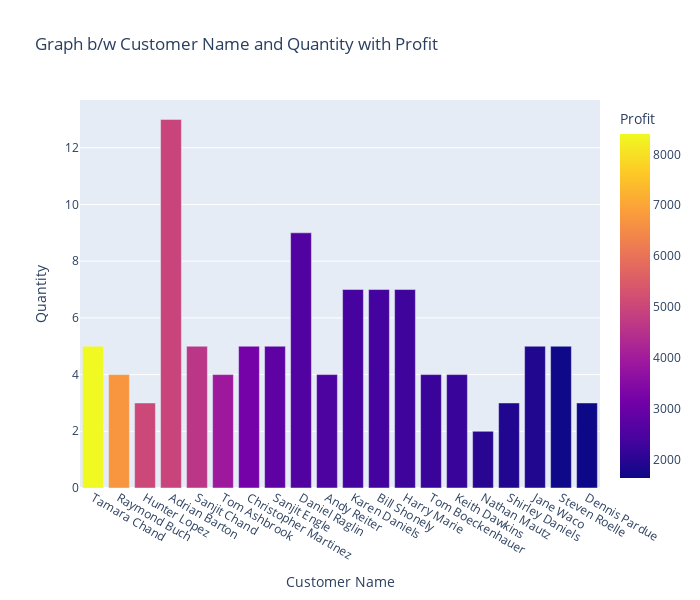

The cell this chart's notebook holds for it:
### Code cell
### graph b/w Customer Name and Quantity with Profit
fig = px.bar(csv.head(20),x='Customer Name',y='Quantity',color='Profit',hover_data=['Discount','Category']
             ,width=700,height=600,title='Graph b/w Customer Name and Quantity with Profit')
fig.show()

### Figure 1 — Plotly figure (JSON) as saved in the notebook; plotly's stock layout.template omitted (floating-point values rounded to 4 significant figures)
{"data": [{"alignmentgroup": "True", "customdata": [[0, "Technology"], [0, "Technology"], [0, "Technology"], [0, "Office Supplies"], [0, "Office Supplies"], [0.2, "Technology"], [0, "Office Supplies"], [0, "Technology"], [0, "Technology"], [0, "Office Supplies"], [0, "Technology"], [0, "Technology"], [0, "Technology"], [0, "Technology"], [0, "Technology"], [0, "Technology"], [0, "Office Supplies"], [0.2, "Office Supplies"], [0, "Technology"], [0.2, "Office Supplies"]], "hovertemplate": "Customer Name=%{x}<br>Quantity=%{y}<br>Discount=%{customdata[0]}<br>Category=%{customdata[1]}<br>Profit=%{marker.color}<extra></extra>", "legendgroup": "", "marker": {"color": [8400.0, 6720.0, 5040.0, 4946.0, 4630.0, 3920.0, 3177.0, 2800.0, 2592.0, 2504.0, 2401.0, 2366.0, 2303.0, 2240.0, 2229.0, 1996.0, 1906.0, 1906.0, 1668.0, 1644.0], "coloraxis": "coloraxis", "pattern": {"shape": ""}}, "name": "", "offsetgroup": "", "orientation": "v", "showlegend": false, "textposition": "auto", "type": "bar", "x": ["Tamara Chand", "Raymond Buch", "Hunter Lopez", "Adrian Barton", "Sanjit Chand", "Tom Ashbrook", "Christopher Martinez", "Sanjit Engle", "Daniel Raglin", "Andy Reiter", "Karen Daniels", "Bill Shonely", "Harry Marie", "Tom Boeckenhauer", "Keith Dawkins", "Nathan Mautz", "Shirley Daniels", "Jane Waco", "Steven Roelle", "Dennis Pardue"], "xaxis": "x", "y": [5, 4, 3, 13, 5, 4, 5, 5, 9, 4, 7, 7, 7, 4, 4, 2, 3, 5, 5, 3], "yaxis": "y"}], "layout": {"barmode": "relative", "coloraxis": {"colorbar": {"title": {"text": "Profit"}}, "colorscale": [[0, "#0d0887"], [0.1111, "#46039f"], [0.2222, "#7201a8"], [0.3333, "#9c179e"], [0.4444, "#bd3786"], [0.5556, "#d8576b"], [0.6667, "#ed7953"], [0.7778, "#fb9f3a"], [0.8889, "#fdca26"], [1, "#f0f921"]]}, "height": 600, "legend": {"tracegroupgap": 0}, "title": {"text": "Graph b/w Customer Name and Quantity with Profit"}, "width": 700, "xaxis": {"anchor": "y", "autorange": true, "domain": [0, 1], "range": [-0.5, 19.5], "title": {"text": "Customer Name"}, "type": "category"}, "yaxis": {"anchor": "x", "autorange": true, "domain": [0, 1], "range": [0, 13.68], "title": {"text": "Quantity"}, "type": "linear"}}}
